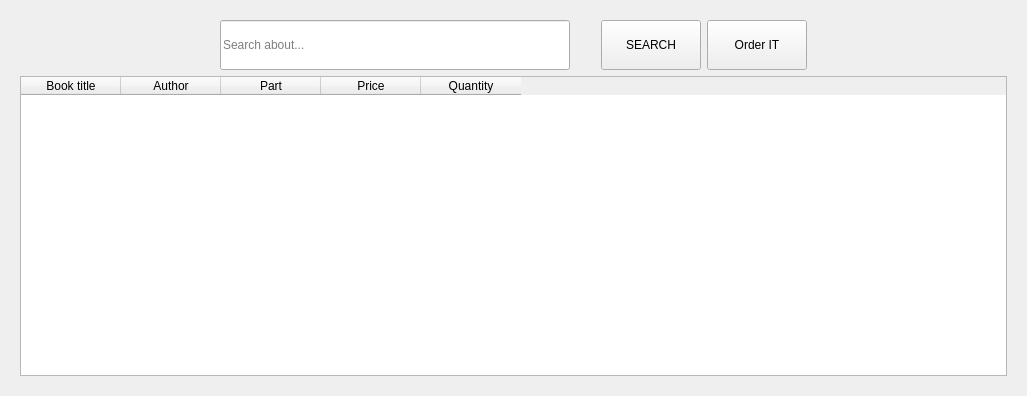
             <widget class="QWidget" name="OrderABook">
              <attribute name="title">
               <string>Order a Book</string>
              </attribute>
              <layout class="QGridLayout" name="gridLayout_8">
               <item row="0" column="0">
                <widget class="QWidget" name="widget_3" native="true">
                 <layout class="QGridLayout" name="gridLayout_14">
                  <item row="0" column="0">
                   <layout class="QVBoxLayout" name="verticalLayout_2">
                    <item>
                     <layout class="QHBoxLayout" name="horizontalLayout_6">
                      <item>
                       <spacer name="horizontalSpacer_15">
                        <property name="orientation">
                         <enum>Qt::Horizontal</enum>
                        </property>
                        <property name="sizeType">
                         <enum>QSizePolicy::Preferred</enum>
                        </property>
                        <property name="sizeHint" stdset="0">
                         <size>
                          <width>200</width>
                          <height>20</height>
                         </size>
                        </property>
                       </spacer>
                      </item>
                      <item>
                       <widget class="QLineEdit" name="lineEdit_60">
                        <property name="sizePolicy">
                         <sizepolicy hsizetype="Expanding" vsizetype="Expanding">
                          <horstretch>0</horstretch>
                          <verstretch>0</verstretch>
                         </sizepolicy>
                        </property>
                        <property name="minimumSize">
                         <size>
                          <width>350</width>
                          <height>50</height>
                         </size>
                        </property>
                        <property name="maximumSize">
                         <size>
                          <width>600</width>
                          <height>60</height>
                         </size>
                        </property>
                        <property name="placeholderText">
                         <string>Search about...</string>
                        </property>
                       </widget>
                      </item>
                      <item>
                       <spacer name="horizontalSpacer_16">
                        <property name="orientation">
                         <enum>Qt::Horizontal</enum>
                        </property>
                        <property name="sizeType">
                         <enum>QSizePolicy::Preferred</enum>
                        </property>
                        <property name="sizeHint" stdset="0">
                         <size>
                          <width>25</width>
                          <height>13</height>
                         </size>
                        </property>
                       </spacer>
                      </item>
                      <item>
                       <widget class="QPushButton" name="pushButton_37">
                        <property name="sizePolicy">
                         <sizepolicy hsizetype="Expanding" vsizetype="Expanding">
                          <horstretch>0</horstretch>
                          <verstretch>0</verstretch>
                         </sizepolicy>
                        </property>
                        <property name="minimumSize">
                         <size>
                          <width>100</width>
                          <height>50</height>
                         </size>
                        </property>
                        <property name="maximumSize">
                         <size>
                          <width>180</width>
                          <height>50</height>
                         </size>
                        </property>
                        <property name="text">
                         <string>SEARCH</string>
                        </property>
                       </widget>
                      </item>
                      <item>
                       <widget class="QPushButton" name="pushButton_22">
                        <property name="sizePolicy">
                         <sizepolicy hsizetype="Minimum" vsizetype="Expanding">
                          <horstretch>0</horstretch>
                          <verstretch>0</verstretch>
                         </sizepolicy>
                        </property>
                        <property name="minimumSize">
                         <size>
                          <width>100</width>
                          <height>50</height>
                         </size>
                        </property>
                        <property name="maximumSize">
                         <size>
                          <width>180</width>
                          <height>50</height>
                         </size>
                        </property>
                        <property name="text">
                         <string>Order IT</string>
                        </property>
                       </widget>
                      </item>
                      <item>
                       <spacer name="horizontalSpacer_18">
                        <property name="orientation">
                         <enum>Qt::Horizontal</enum>
                        </property>
                        <property name="sizeType">
                         <enum>QSizePolicy::Preferred</enum>
                        </property>
                        <property name="sizeHint" stdset="0">
                         <size>
                          <width>200</width>
                          <height>20</height>
                         </size>
                        </property>
                       </spacer>
                      </item>
                     </layout>
                    </item>
                    <item>
                     <widget class="QTableWidget" name="tableWidget_4">
                      <property name="sizePolicy">
                       <sizepolicy hsizetype="Expanding" vsizetype="Expanding">
                        <horstretch>0</horstretch>
                        <verstretch>0</verstretch>
                       </sizepolicy>
                      </property>
                      <property name="minimumSize">
                       <size>
                        <width>800</width>
                        <height>300</height>
                       </size>
                      </property>
                      <property name="maximumSize">
                       <size>
                        <width>16777215</width>
                        <height>16777215</height>
                       </size>
                      </property>
                      <column>
                       <property name="text">
                        <string>Book title</string>
                       </property>
                      </column>
                      <column>
                       <property name="text">
                        <string>Author</string>
                       </property>
                      </column>
                      <column>
                       <property name="text">
                        <string>Part</string>
                       </property>
                      </column>
                      <column>
                       <property name="text">
                        <string>Price</string>
                       </property>
                      </column>
                      <column>
                       <property name="text">
                        <string>Quantity</string>
                       </property>
                      </column>
                     </widget>
                    </item>
                   </layout>
                  </item>
                 </layout>
                </widget>
               </item>
              </layout>
             </widget>
